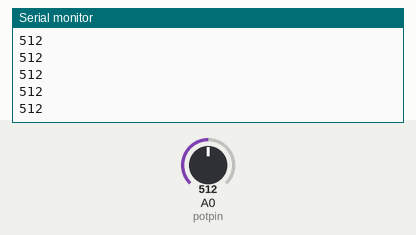
Recording of a sketch running on a simulated Arduino Uno, built with avr-gcc and run on an emulated ATmega328P. Parts: the last lines printed to the serial monitor. The test bench sets the inputs (shaded band); at power-on: A0 (potpin) = 512.

Above: at 1.2 s.
1.3 s: A0 (potpin) set to 716
At 1.32 s:
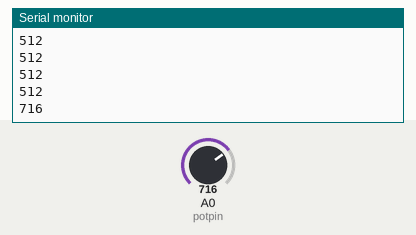
2.8 s: A0 (potpin) set to 900
At 2.83 s:
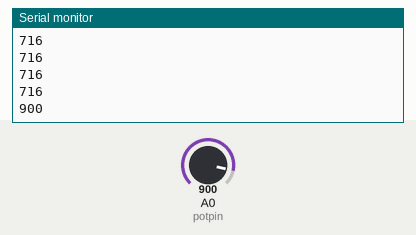
Timing chart, 0 to 5.8 s (numbered marks = the images above; inputs shaded):
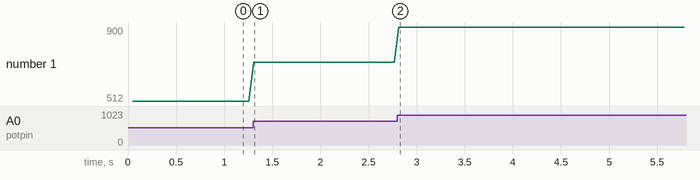

The sketch:

sketch_feb19a.ino
```cpp
int potpin = 0; // initialize analog pin 0
int val = 0;  // define val, assign initial value 0
void setup() {
  Serial.begin(9600);     // set baud rate at 9600
}
void loop() {
  delay(50);                // wait for 0.05 second
  val = analogRead(potpin);   // read the analog value of analog pin 0, and assign it to val
  Serial.println(val);      // display val’s value
}
```

Measured:
- after the input at 1.3 s, the serial monitor: prints a new line at once (image 1)
- after the input at 2.8 s, the serial monitor: prints a new line at once (image 2)
- plotted number 1: 512 → 716 after the input at 1.3 s, 716 → 900 after the input at 2.8 s
